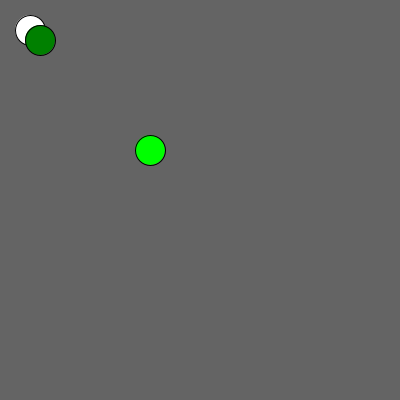
Frame 1 (no input)
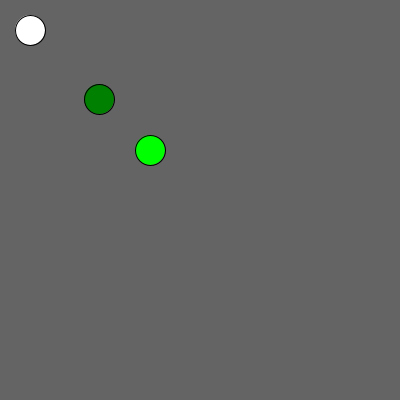
Frame 60 (the mouse pressed at the canvas centre just before this capture)
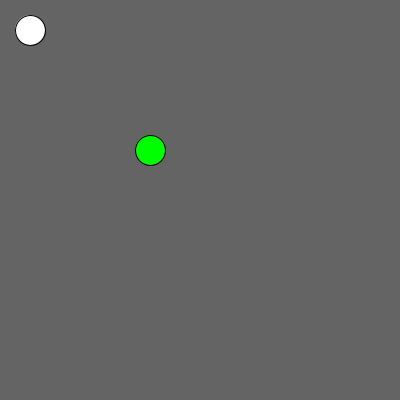
Frame 120 (the mouse held since frame 60 and released just before this capture)

The Processing sketch that drew these frames (run headless with seeded random() and noise(); from frame 60 on, the mouse is pressed at the canvas centre):

// Processing sketch: processing_174786
// ── processing_174786.pde

int xi=30;
int yi=30;
int xf=150;
int yf=150;
int x=40;
float b;
float m;



void setup(){
  size(400,400);
  
}
void draw(){
  background(100);
  fill(255,255,255);
  ellipse(xi, yi, 30, 30);
  fill(0,255,0);
    ellipse(xf, yf, 30, 30);
    calcular();
    if(x<=xf){
      fill(0,128,0);
      ellipse(x,m*x+b,30,30);
     
}
x=x+1;
}
void calcular(){
  m=(xf-xi)/(xf-xi);
  b=yi-m*xi;
  
}
